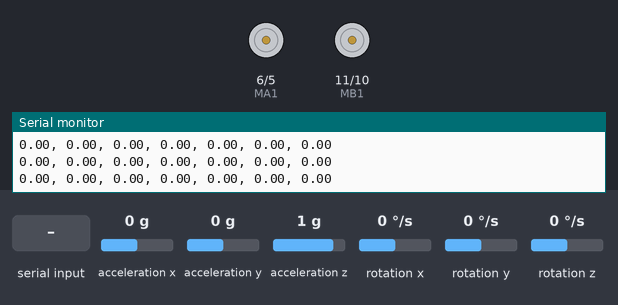
Bench run of a sketch on a simulated Arduino Uno, built with avr-gcc and run on an emulated ATmega328P. Shown: motor-driver pin pairs drawn as motors (green arrow = first pin HIGH = forward, orange = second pin HIGH = backward, longer = more drive), the last lines printed to the serial monitor. Wiring (inferred from the names in the program): MPU-6050 motion sensor at I2C address 0x68. The inputs (shaded band) are chosen by the test bench; at power-on: acceleration y 0 g, acceleration x 0 g, acceleration z 1 g, rotation x 0 °/s, rotation y 0 °/s, rotation z 0 °/s.

Above: at 1.2 s.
1.3 s: "w\n" received over Serial
At 4.0 s:
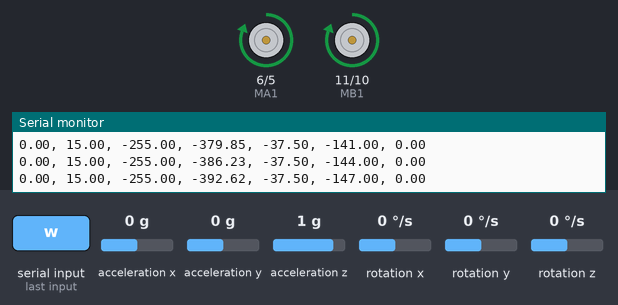
4.3 s: acceleration y set to 0.8 g
At 5.48 s:
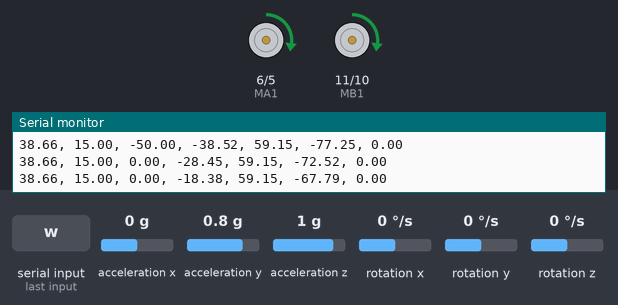
7.3 s: byte 97 ('a') received over Serial
At 8.5 s:
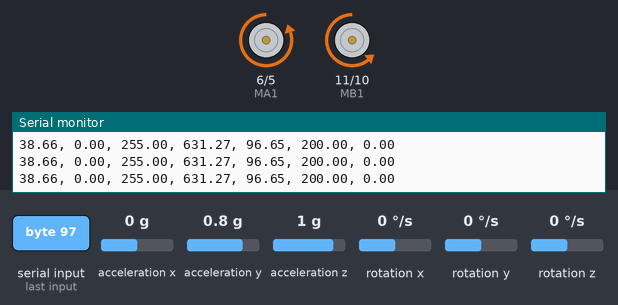
8.8 s: acceleration y set to -1.4 g
11.8 s: acceleration y set to 0.1 g
At 12.5 s:
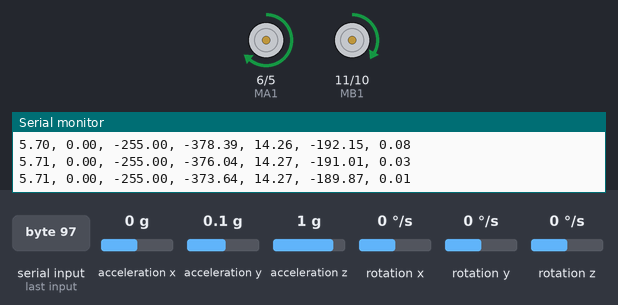
13.4 s: byte 115 ('s') received over Serial
Timing chart, 0 to 17.4 s (numbered marks = the images above; inputs shaded):
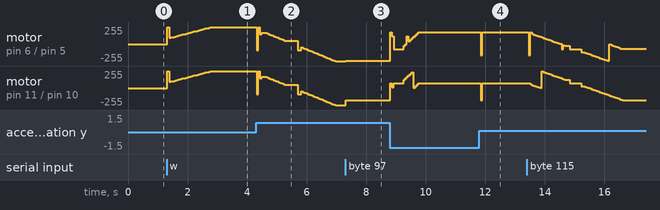

The sketch:

balancingSoftware.ino
```cpp
#include <Wire.h>

#define SERIAL_SPEED 9600
#define MPU_ADDR 0x68
#define DATA_START 0x3B
#define DATA_SIZE 14

#define IN_SENSOR 0
#define IN_SIM 1

#define REFERENCE_NONE 20
#define REFERENCE_INTERNAL 21
#define REFERENCE_SERIAL 22

#define DELAY_LOOP 50
#define DELAY_INIT 200


//Program State Parameters
const boolean PRINT_PID = true; //print control parameter (error, speed, pidOut, P, I, D)
const boolean PRINT_MOTION = false; //print data from sensor (gX, gY, gZ, aX, aY, aZ)
const int INPUT_MODE = IN_SENSOR;
const int REFERENCE_MODE = REFERENCE_SERIAL;

boolean motorEnable = true;


const int SIGNAL_MAX = 255; //max PWM output
const int SIGNAL_MIN = 50; //min PWM output
const int INITIAL_VALUE = 0;

// Motor Parameters
const int MA1 = 6; //motor 1 +ve
const int MA2 = 5; //motor 1 -ve
const int MB1 = 11; //motor 2 +ve
const int MB2 = 10; //motor 2 -ve

double left_speed, leftOffset;
double right_speed, rightOffset;

// PID parameters         //Know working parameters for physical vehicle
const double KP = 2.5 ;      // 2.5
const double KI = .2;      // 0.2
const double KD = 8;    // 8.0
const double K  = 1.9 * 1.12;    // 1.9*1.12

const double I_MAX = 200 / KI;
double angleReference = 0;  //1.5
double angleOffset = 0;

double error, lastError, integratedError; //last error and integrated error used by D I portions of PID respectively
double pTerm, iTerm, dTerm;
double dir; //direction the motors should spin
double angle; //The angle value that the PID is given

double speed; //pwm value given to motors
double pidOut; //out signal of the motors

//Simulation parameters
double simA = 0, simV = 0, simP = 0; //simulation acceleration velocity and position
double m = 10, b = 5, k = 6; //spring-damper-mass system variables
double M = 100, g = 9.81, l = 10; //pendulum system variables


// Complimentary Filter parameters
const double K0 = (double) 0.40; //gyro weight
const double K1 = (double) 0.60; //accl weight

//Motion Values
int16_t acclRawX, acclRawY, acclRawZ; //raw values from sensor
int16_t gyroRawX, gyroRawY, gyroRawZ;
double acclScaledX, acclScaledY, acclScaledZ; //scaled to m/s and degrees/minute respictively
double gyroScaledX, gyroScaledY, gyroScaledZ;

double gyroOffsetX, gyroOffsetY; //Initial gyro reading to offset any error in the sensor
double gyroDeltaX, gyroDeltaY; //The change rotation position calculated with (change in time) * (angular velocity)
double acclRotationX, acclRotationY; //rotation value calculated from accelerometer
double rotationX, rotationY; //rotation value used by PID to calculate error / weighted between accl and gyro values

//Time Parameters
unsigned long timer, t, deltaT;

//Sample Data Parameters
int sampleNum;


/*
   params:void
   return:void

   Initialize motor pins
*/
void initMotors()
{

  pinMode(MA1, OUTPUT);
  pinMode(MA2, OUTPUT);

  pinMode(MB1, OUTPUT);
  pinMode(MB2, OUTPUT);
  stopMotors();
}

/*
   params:void
   return:void

   stops motor signal
   by setting pins to 0
*/
void stopMotors()
{
  digitalWrite(MA1, LOW);
  digitalWrite(MA2, LOW);

  digitalWrite(MB1, LOW);
  digitalWrite(MB2, LOW);

}

/*
   a: first number
   b: second number

   return: applies pythagrious theorm to find the distance between two points

  finds the distance bewtween two points using pythagrious theorm
*/
double dist(double a, double b)
{
  return sqrt((a * a) + (b * b));
}

/*
   x: acceleration in the x direction
   y: acceleration in the y direction
   z: acceleration in the z direction

   return: An aproximate y rotation

   Aproximates y rotation position using accelerometer values
*/
double calcRotationY(double x, double y, double z)
{
  double radians;
  radians = atan2(x, dist(y, z));
  return -(radians * (180.0 / M_PI));
}

/*
   x: acceleration in the x direction
   y: acceleration in the y direction
   z: acceleration in the z direction

   return: An aproximate x rotation

   Aproximates x rotation position using accelerometer values
*/
double calcRotationX(double x, double y, double z)
{
  double radians;
  radians = atan2(y, dist(x, z));
  return (radians * (180.0 / M_PI));
}


/*
  Reads all of the relavent data regesters from the MPU 6050 and scales the values to real world units(m/s degrees/minute)
  outputs to global variables (gyro/accl, raw/scalled, x/y/x)
*/
void readAll()
{
  do
  {
    Wire.beginTransmission(MPU_ADDR);
    Wire.write(DATA_START); //write to the firstrelevant register to start reading from there
    Wire.endTransmission(false); //
  } while (Wire.requestFrom(MPU_ADDR, DATA_SIZE, true) != DATA_SIZE); //request a total of 14 registers retry if not all are returned

  acclRawX = Wire.read() << 8 | Wire.read();
  acclRawY = Wire.read() << 8 | Wire.read();
  acclRawZ = Wire.read() << 8 | Wire.read();

  Wire.read();
  Wire.read(); //read through unnused values

  gyroRawX = Wire.read() << 8 | Wire.read();
  gyroRawY = Wire.read() << 8 | Wire.read();
  gyroRawZ = Wire.read() << 8 | Wire.read();

  acclScaledX = acclRawX / 16384.0;
  acclScaledY = acclRawY / 16384.0;
  acclScaledZ = acclRawZ / 16384.0;

  gyroScaledX = gyroRawX / 131.0;
  gyroScaledY = gyroRawY / 131.0;
  gyroScaledZ = gyroRawZ / 131.0;

  if (PRINT_MOTION)
  {
    Serial.print(acclScaledX); Serial.print(", ");
    Serial.print(acclScaledY); Serial.print(", ");
    Serial.print(acclScaledX); Serial.print(", ");
    Serial.print(gyroScaledX); Serial.print(", ");
    Serial.print(gyroScaledY); Serial.print(", ");
    Serial.print(gyroScaledZ); Serial.print("\n");
  }
}

/*
   speed
   left_offset: offset speed for left wheel
   right_offset: offset speed for right wheel

   return: void

   Sets pwm duty to the nessary pins
   m1 - pwm
   m2 - ground  -> +ve direction

   m2 - pwm
   m1 - ground  -> -ve direction
*/
void motors(double speed, double left_offset, double right_offset)
{

  left_speed = speed + left_offset;
  right_speed = speed + right_offset;

  // left motor
  if (left_speed < 0)  {
    analogWrite(MA1, (int) - left_speed);
    analogWrite(MA2, 0);
  }
  else if (left_speed > 0)  {
    analogWrite(MA2, (int) left_speed);
    analogWrite(MA1, 0);
  }

  // right motor
  if (right_speed < 0)  {
    analogWrite(MB1, (int) - right_speed);
    analogWrite(MB2, 0);
  }
  else if (right_speed > 0)  {
    analogWrite(MB2, (int) right_speed);
    analogWrite(MB1, 0);
  }
}

/*
   uses external values from:
   angle
   angleReference
   kp, ki, kd

   PID controller used to create out put to balance the vehicle
*/
void pid()
{
  error = angle - angleReference + angleOffset;

  pTerm = KP * error;

  integratedError = integratedError + error; //integration done by adding values up over time
  if (abs(integratedError) > I_MAX)
    integratedError = I_MAX * (integratedError / abs(integratedError));
  iTerm = KI * integratedError;

  dTerm = KD * (error - lastError); //differentiation  done by just finding the difference between the current and the lst error
  lastError = error;

  pidOut = K * (pTerm + iTerm + dTerm);
  dir = pidOut / abs(pidOut);

  if (abs(pidOut) < 30) //limit the out put too -255 to -100, 0, 100 to 255
  {
    speed = 0;
  } else if (pidOut > 0)
  {
    speed = constrain(pidOut, SIGNAL_MIN, SIGNAL_MAX);
  } else if (pidOut < 0)
  {
    speed = constrain(pidOut, -SIGNAL_MAX, -SIGNAL_MIN);
  }

  if (PRINT_PID)
  {
    Serial.print(angle); Serial.print(", ");
    Serial.print(angleReference); Serial.print(", ");
    Serial.print(speed); Serial.print(", ");
    Serial.print(pidOut); Serial.print(", ");
    Serial.print(pTerm); Serial.print(", ");
    Serial.print(iTerm); Serial.print(", ");
    Serial.print(dTerm); Serial.print("\n");
  }
}

/*
   simulates the motion of some real system
   acceleration is calculated based on the real system
   velocity and position are integrals and second integrals of that in the form of a summer
*/
void sim()
{
  //TODO
  //create switch for different simulations. get inverted pendulum simmulation working
  //simA = (10 * pidOut * cos(simP) - (M + m) * g * sin(simP) + m * l * sin(simP) * cos(simP) * sq(simV)) / (m * l * sq(cos(simP)) - (M + m) * l);
  simA = (pidOut / m) - (b / m) * simV  - (k / m) * simP;
  simV += simA;
  simP += simV;
  angle = -simP;
  if (PRINT_PID)
  {
    //    Serial.print(simA); Serial.print(", ");
    //    Serial.print(simV); Serial.print(", ");
    //    Serial.print(simP); Serial.print("\n");
  }
}


/*
    setup for the start of the program
    initiates connection to external devices
    intialises variable that are based in the systems physical state (motion / time)
*/
void setup()
{
  Serial.begin(SERIAL_SPEED);

  Wire.begin();
  do {
    Wire.beginTransmission(MPU_ADDR);
    Wire.write(0x6B);
    Wire.write(0);   //turn off "sleep" register
  } while (Wire.endTransmission(true)); //loop if there is an error


  initMotors();
  delay(DELAY_LOOP); //delay to let system settle

  sampleNum = 0;

  timer = millis();
  deltaT = (double) (millis() - timer) / 1000000.0;

  readAll();

  rotationX = calcRotationX(acclScaledX, acclScaledY, acclScaledZ); //set initial position based purely on accl values
  rotationY = calcRotationY(acclScaledX, acclScaledY, acclScaledZ);

  gyroOffsetX = gyroScaledX; //sets error in gyro values as the initial angular velosity
  gyroOffsetY = gyroScaledY; //HOLD VEHICLE STILL WHEN STARTING if this sin't done offset will be wrong
}


/*
   Main control loop.
   Gets input signal, runs PID control, sends output to system
*/
void loop()
{

  //get input based from specified source
  if (INPUT_MODE == IN_SENSOR)
  {
    //calculate time from last loop
    t = millis();
    deltaT = (double) (t - timer) / 1000000.0;
    timer = t;

    readAll();

    gyroScaledX -= gyroOffsetX; //adjust gyro values based on initial error
    gyroScaledY -= gyroOffsetY;

    gyroDeltaX = (gyroScaledX * deltaT); //find theoretical change in rotational position
    gyroDeltaY = (gyroScaledY * deltaT);

    acclRotationX = calcRotationX(acclScaledX, acclScaledY, acclScaledZ); //calculate rotational position based on accelerometer
    acclRotationY = calcRotationY(acclScaledX, acclScaledY, acclScaledZ);

    rotationX = K0 * (rotationX + gyroDeltaX) + (K1 * acclRotationX);  //weight the values calculated from gyro and accelerometer
    rotationY = K0 * (rotationY + gyroDeltaY) + (K1 * acclRotationY);  //gyro rotation position is calculated by summing all deltas

    angle = rotationX;

    if (rotationY < -60.0 || rotationY > 60.0) //If vehicle is flipped over Y axis turn off the motors
    {
      stopMotors();
      motorEnable = false;
    }

  } else if (INPUT_MODE == IN_SIM) //Test PID using simulator
  {
    sim();
  }

  //decide where reference angle is retreived from
  if (REFERENCE_MODE == REFERENCE_INTERNAL) //loop of sample data, can be changed to reflect any kind of input
    //currently the sample is a square wave
  {
    sampleNum ++;
    if (sampleNum  < 100 ) //zero-input
    {
      angleReference = 0;
    } else if (sampleNum  < 200 ) // positive step
    {
      angleReference = 20;
    }  else if (sampleNum < 300) //reset
    {
      angleReference = 0;
      sampleNum = 0;
    }
  } else if (REFERENCE_MODE == REFERENCE_SERIAL)
  {
    int in = Serial.read();
    switch (in)
    {
      case 'w':
        angleReference = 15;
        break;
      case 's':
        angleReference = -15;
        break;
      case 'a':
        angleReference = 0;
        leftOffset = 75;
        rightOffset = -75;
        break;
      case 'e':
        angleReference = 0;
        leftOffset = 0;
        rightOffset = 0;
        break;
      case 'd':
        angleReference = 0;
        leftOffset = -75;
        rightOffset = 75;
        break;


    }

    if (abs(angleReference) > 180)
      angleReference = 0;
  } else if (REFERENCE_MODE == REFERENCE_NONE);

  pid();

  if (motorEnable)
    motors(speed, leftOffset, rightOffset);

  delay(DELAY_LOOP);
}
```

Measured:
- after the input at 7.3 s, motor on pin 6 (MA1) / pin 5 (MA2): backward 255/255 → backward 253/255 at once; motor on pin 11 (MB1) / pin 10 (MB2): backward 255/255 → backward 180/255 at once
- after the input at 11.8 s, motor on pin 6 (MA1) / pin 5 (MA2): forward 180/255 → backward 166/255 after 0.05 s, → forward 180/255 0.06 s later; motor on pin 11 (MB1) / pin 10 (MB2): forward 74/255 → backward 180/255 after 0.05 s, → forward 74/255 0.06 s later
